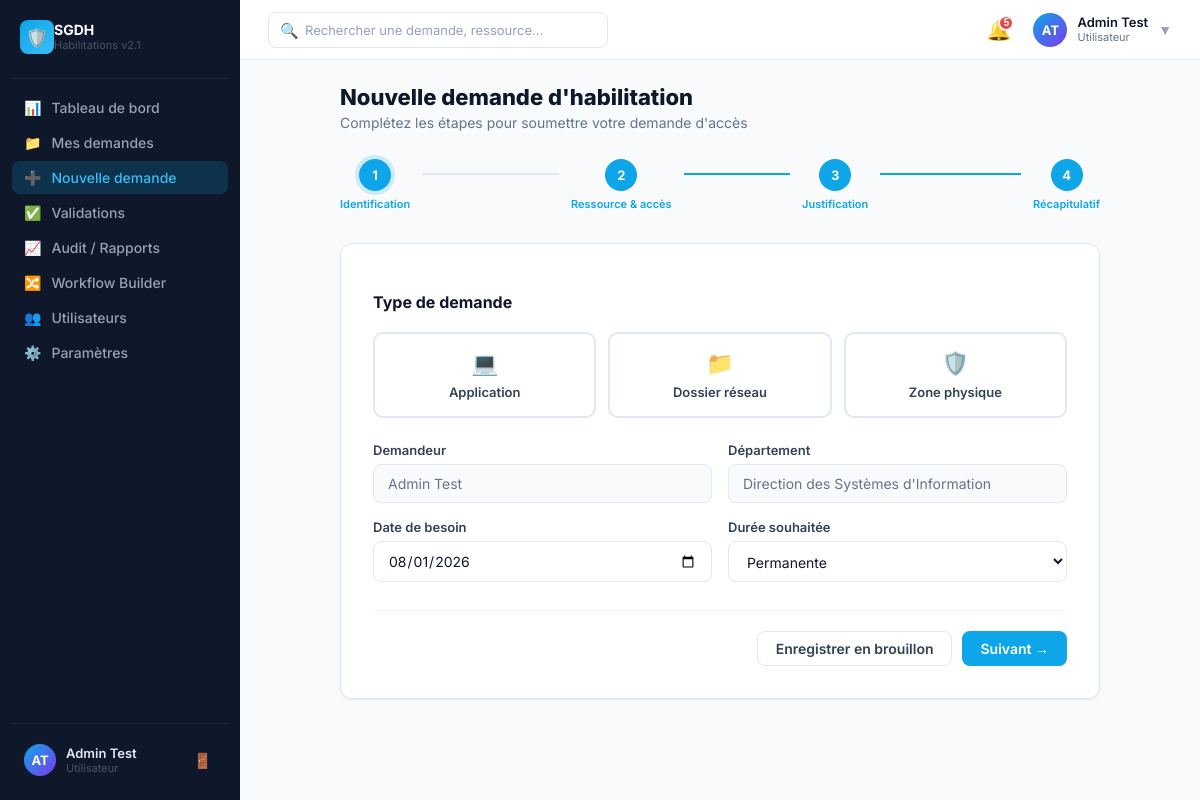
/demandes/nouvelle/ (signed in), run on the app's committed database.
### accounts/models.py (models this page shows, shortened)
class User(AbstractUser):
    USERNAME_FIELD = 'email'
    EMAIL_FIELD = 'email'
    REQUIRED_FIELDS = ['first_name', 'last_name']
    username = None
    email = models.EmailField(_("adresse email"), unique=True, db_index=True)
    phone_number = models.CharField(_('numéro de téléphone'), max_length=20, blank=True)
    function = models.CharField(_('fonction / poste'), max_length=100, blank=True)
    service = models.CharField(_('service / direction'), max_length=100, blank=True)
    employee_id = models.CharField(_('matricule'), max_length=50, unique=True, blank=True, null=True)
    objects = UserManager()
    class Meta:
        verbose_name = _('Utilisateur')
        verbose_name_plural = _('Utilisateurs')
        ordering = ['last_name', 'first_name']
        indexes = [
            models.Index(fields=['email']),
            models.Index(fields=['employee_id']),
            models.Index(fields=['is_active']),
        ]

### dashboard/views.py (the view)
# urls.py: path('demandes/nouvelle/', views.new_request_view, name='new_request'),
def new_request_view(request):
    steps = [
        (1, 'Identification'),
        (2, 'Ressource & accès'),
        (3, 'Justification'),
        (4, 'Récapitulatif'),
    ]
    request_types = ['Application', 'Dossier réseau', 'Zone physique']
    access_levels = ['Lecture', 'Lecture/Écriture', 'Administration']
    current_step = int(request.GET.get('step', 1))
    selected_type = request.GET.get('request_type', '')
    selected_level = request.GET.get('access_level', '')
    return render(request, 'sgdh/new_request.html', {
        'steps': steps,
        'request_types': request_types,
        'access_levels': access_levels,
        'current_step': current_step,
        'selected_type': selected_type,
        'selected_level': selected_level,
    })

### templates/sgdh/new_request.html (shortened to what this page needs)
{% extends "sgdh/shell.html" %}
{% block page_content %}
<div style="max-width: 760px; margin: 0 auto;">
    <div style="margin-bottom: 28px;">
        <h1 style="font-size: 22px; font-weight: 800; color: #0F172A; margin: 0;">Nouvelle demande d'habilitation</h1>
        <p style="color: #64748B; font-size: 14px; margin-top: 4px;">Complétez les étapes pour soumettre votre demande d'accès</p>
    </div>
    <div style="display: flex; align-items: center; margin-bottom: 32px;">
        {% for step_num, step_label in steps %}
            <div style="display: flex; align-items: center; flex: {% if not forloop.last %}1{% else %}0{% endif %};">
                <div style="display: flex; flex-direction: column; align-items: center; gap: 6px; cursor: pointer;" onclick="setStep({{ step_num }})">
                    <div style="width: 32px; height: 32px; border-radius: 50%; display: flex; align-items: center; justify-content: center; font-weight: 700; font-size: 13px; background: {% if step_num > current_step %}#0EA5E9{% elif step_num == current_step %}#0EA5E9{% else %}#E2E8F0{% endif %}; color: {% if step_num >= current_step %}#fff{% else %}#94A3B8{% endif %}; box-shadow: {% if step_num == current_step %}0 0 0 4px rgba(14,165,233,0.18){% else %}none{% endif %}; transition: all 0.2s;">
                        {% if step_num < current_step %}✓{% else %}{{ step_num }}{% endif %}
                    </div>
                    <span style="font-size: 11px; font-weight: 600; color: {% if step_num >= current_step %}#0EA5E9{% else %}#94A3B8{% endif %}; white-space: nowrap;">{{ step_label }}</span>
                </div>
                {% if not forloop.last %}
                    <div style="flex: 1; height: 2px; background: {% if step_num > current_step %}#0EA5E9{% else %}#E2E8F0{% endif %}; margin: 0 12px; margin-bottom: 22px; transition: background 0.3s;"></div>
                {% endif %}
            </div>
        {% endfor %}
    </div>
    <div class="card" style="padding: 32px;">
        <form method="post" action="{% url 'sgdh:new_request' %}">
            {% if current_step == 1 %}
            <div>
                <h3 style="font-size: 16px; font-weight: 700; color: #0F172A; margin-bottom: 20px;">Type de demande</h3>
                <div style="display: grid; grid-template-columns: 1fr 1fr 1fr; gap: 12px; margin-bottom: 24px;">
                    {% for choice in request_types %}
                        <label style="border: 2px solid {% if selected_type == choice %}#0EA5E9{% else %}#E2E8F0{% endif %}; border-radius: 10px; padding: 16px 12px; cursor: pointer; text-align: center; background: {% if selected_type == choice %}#F0F9FF{% else %}#fff{% endif %}; transition: all 0.15s; display: block;">
                            <div style="margin-bottom: 8px; font-size: 22px;">
                                {% if choice == 'Application' %}💻{% elif choice == 'Dossier réseau' %}📁{% else %}🛡️{% endif %}
                            </div>
                            <div style="font-size: 13px; font-weight: 600; color: {% if selected_type == choice %}#0369A1{% else %}#334155{% endif %};">{{ choice }}</div>
                        </label>
                    {% endfor %}
                </div>
                <div style="display: grid; grid-template-columns: 1fr 1fr; gap: 16px; margin-bottom: 20px;">
                    <div>
                        <label class="form-label">Demandeur</label>
                        <input class="form-input" value="{% if user.is_authenticated %}{{ user.get_full_name }}{% endif %}" readonly style="background: #F8FAFC; color: #64748B;">
                    </div>
                    <div>
                        <label class="form-label">Département</label>
                        <input class="form-input" value="{% if user.is_authenticated %}{{ user.service|default:"Direction des Systèmes d'Information" }}{% endif %}" readonly style="background: #F8FAFC; color: #64748B;">
                    </div>
                    <div>
                        <label class="form-label">Date de besoin</label>
                        <input class="form-input" type="date" name="need_date" value="2026-08-01">
                    </div>
                    <div>
                        <label class="form-label">Durée souhaitée</label>
                        <select class="form-input" name="duration">
                            <option>Permanente</option>
                        </select>
                    </div>
                </div>
            </div>
            {% endif %}
            <div style="display: flex; justify-content: space-between; margin-top: 28px; padding-top: 20px; border-top: 1px solid #F1F5F9;">
                <div style="display: flex; gap: 10px;">
                    <button type="submit" name="action" value="draft" class="btn-secondary">Enregistrer en brouillon</button>
                    {% if current_step < 4 %}
                        <button type="submit" name="step" value="{{ current_step|add:'1' }}" class="btn-primary">Suivant →</button>
                    {% else %}
                        <button type="submit" name="action" value="submit" class="btn-primary" style="background: #10B981;">✓ Soumettre la demande</button>
                    {% endif %}
                </div>
            </div>
        </form>
    </div>
</div>
{% endblock %}

### templates/sgdh/shell.html (shortened to what this page needs)
{% extends "sgdh/base.html" %}
{% block content %}
<div style="display: flex; height: 100vh; background: #F8FAFC; overflow: hidden;">
    <aside style="width: 240px; min-width: 240px; background: #0F172A; display: flex; flex-direction: column; padding: 0 12px 16px; overflow-y: auto; flex-shrink: 0;">
        <div style="padding: 20px 8px 24px; border-bottom: 1px solid rgba(255,255,255,0.07);">
            <div style="display: flex; align-items: center; gap: 10;">
                <div style="width: 34px; height: 34px; background: linear-gradient(135deg, #0EA5E9, #38BDF8); border-radius: 8px; display: flex; align-items: center; justify-content: center; flex-shrink: 0;">
                    <span style="color: #fff; font-size: 18px;">🛡️</span>
                </div>
                <div>
                    <div style="color: #fff; font-weight: 700; font-size: 14px; line-height: 1.2;">SGDH</div>
                    <div style="color: #475569; font-size: 11px; line-height: 1.2;">Habilitations v2.1</div>
                </div>
            </div>
        </div>
        <nav style="margin-top: 12px; flex: 1; display: flex; flex-direction: column; gap: 2px;">
            <a href="{% url 'sgdh:dashboard' %}" class="sidebar-item {% if request.resolver_match.url_name == 'dashboard' %}active{% endif %}">
                <span>📊</span> <span>Tableau de bord</span>
            </a>
            <a href="{% url 'sgdh:requests_list' %}" class="sidebar-item {% if request.resolver_match.url_name == 'requests_list' %}active{% endif %}">
                <span>📁</span> <span>Mes demandes</span>
            </a>
            <a href="{% url 'sgdh:new_request' %}" class="sidebar-item {% if request.resolver_match.url_name == 'new_request' %}active{% endif %}">
                <span>➕</span> <span>Nouvelle demande</span>
            </a>
            <a href="{% url 'sgdh:validation_queue' %}" class="sidebar-item {% if request.resolver_match.url_name == 'validation_queue' %}active{% endif %}">
                <span>✅</span> <span>Validations</span>
            </a>
            <a href="{% url 'sgdh:audit' %}" class="sidebar-item {% if request.resolver_match.url_name == 'audit' %}active{% endif %}">
                <span>📈</span> <span>Audit / Rapports</span>
            </a>
            <a href="{% url 'sgdh:workflow' %}" class="sidebar-item {% if request.resolver_match.url_name == 'workflow' %}active{% endif %}">
                <span>🔀</span> <span>Workflow Builder</span>
            </a>
            <a href="{% url 'sgdh:users' %}" class="sidebar-item {% if request.resolver_match.url_name == 'users' %}active{% endif %}">
                <span>👥</span> <span>Utilisateurs</span>
            </a>
            <a href="{% url 'sgdh:settings' %}" class="sidebar-item {% if request.resolver_match.url_name == 'settings' %}active{% endif %}">
                <span>⚙️</span> <span>Paramètres</span>
            </a>
        </nav>
        <div style="border-top: 1px solid rgba(255,255,255,0.07); padding-top: 12px; margin-top: 8px;">
            <div style="display: flex; align-items: center; gap: 10px; padding: 8px 12px; border-radius: 8px;">
                <div style="width: 32px; height: 32px; border-radius: 50%; background: linear-gradient(135deg, #0EA5E9, #7C3AED); display: flex; align-items: center; justify-content: center; font-size: 13px; font-weight: 700; color: #fff; flex-shrink: 0;">
                    {% if user.is_authenticated %}
                        {{ user.first_name|first }}{{ user.last_name|first }}
                    {% else %}
                        ?
                    {% endif %}
                </div>
                <div style="flex: 1; min-width: 0;">
                    <div style="color: #E2E8F0; font-size: 13px; font-weight: 600; overflow: hidden; text-overflow: ellipsis; white-space: nowrap;">
                        {% if user.is_authenticated %}{{ user.get_full_name }}{% else %}Invité{% endif %}
                    </div>
                    <div style="color: #475569; font-size: 11px;">
                        {% if user.is_authenticated %}{{ user.function|default:"Utilisateur" }}{% else %}Non connecté{% endif %}
                    </div>
                </div>
                <a href="{% url 'sgdh:login' %}" style="background: none; border: none; cursor: pointer; color: #475569; padding: 4px; border-radius: 4px; display: flex; text-decoration: none;" title="Déconnexion">
                    <span style="font-size: 15px;">🚪</span>
                </a>
            </div>
        </div>
    </aside>
    <div style="flex: 1; display: flex; flex-direction: column; overflow: hidden;">
        <header style="height: 60px; background: #fff; border-bottom: 1px solid #E2E8F0; display: flex; align-items: center; padding: 0 28px; gap: 16px; flex-shrink: 0;">
            <div style="flex: 1; max-width: 380px; position: relative;">
                <div style="position: absolute; left: 12px; top: 50%; transform: translateY(-50%); color: #94A3B8; pointer-events: none;">
                    <span style="font-size: 15px;">🔍</span>
                </div>
                <input class="form-input" placeholder="Rechercher une demande, ressource…" style="padding-left: 36px; height: 36px; font-size: 13px;" />
            </div>
            <button style="position: relative; background: none; border: none; cursor: pointer; color: #64748B; padding: 6px; border-radius: 8px; display: flex; align-items: center;">
                <span style="font-size: 20px;">🔔</span>
                <span style="position: absolute; top: 3px; right: 3px; width: 16px; height: 16px; background: #EF4444; border-radius: 50%; font-size: 10px; font-weight: 700; color: #fff; display: flex; align-items: center; justify-content: center; border: 2px solid #fff;">5</span>
            </button>
            <div style="display: flex; align-items: center; gap: 10px; cursor: pointer;">
                <div style="width: 34px; height: 34px; border-radius: 50%; background: linear-gradient(135deg, #0EA5E9, #7C3AED); display: flex; align-items: center; justify-content: center; font-size: 13px; font-weight: 700; color: #fff;">
                    {% if user.is_authenticated %}
                        {{ user.first_name|first }}{{ user.last_name|first }}
                    {% else %}
                        ?
                    {% endif %}
                </div>
                <div style="line-height: 1.2;">
                    <div style="font-size: 13px; font-weight: 600; color: #0F172A;">
                        {% if user.is_authenticated %}{{ user.get_full_name }}{% else %}Invité{% endif %}
                    </div>
                    <div style="font-size: 11px; color: #64748B;">
                        {% if user.is_authenticated %}{{ user.function|default:"Utilisateur" }}{% else %}Non connecté{% endif %}
                    </div>
                </div>
                <span style="font-size: 14px; color: #94A3B8;">▼</span>
            </div>
        </header>
        <main style="flex: 1; overflow-y: auto; padding: 24px 28px;">
            {% block page_content %}{% endblock %}
        </main>
    </div>
</div>
{% endblock %}

### templates/sgdh/base.html (shortened to what this page needs)
{% load static %}
<!DOCTYPE html>
<html lang="fr">
<head>
    <link rel="stylesheet" href="{% static 'css/sgdh.css' %}">
</head>
<body>
    <div id="root">
        {% block content %}{% endblock %}
    </div>
</body>
</html>

### data on the page
User: first_name|first "A", last_name|first "T", get_full_name "Admin Test", function "Utilisateur", service "Direction des Systèmes d'Information"

### other printed values
{{ step_num }} "1" "2" "3" "4"
{{ step_label }} "Identification" "Ressource & accès" "Justification" "Récapitulatif"
{{ choice }} "Application" "Dossier réseau" "Zone physique"
